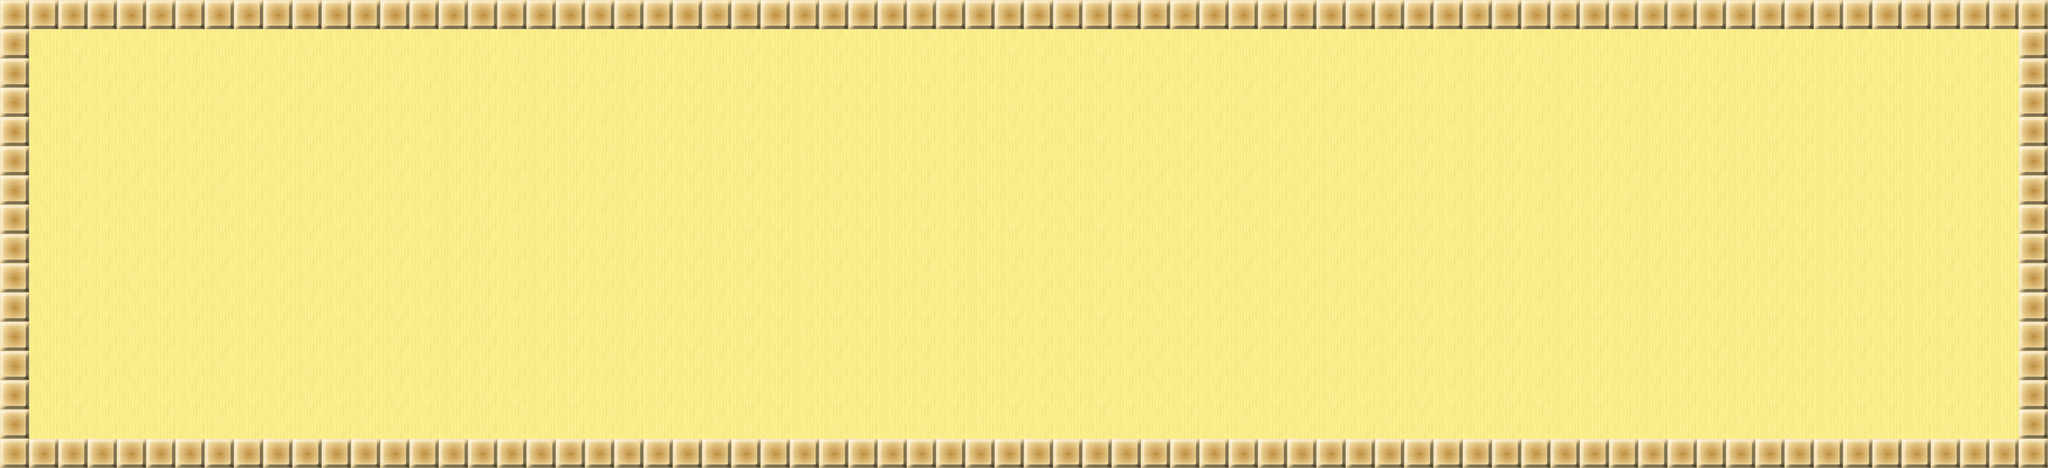

A level layout from a 2D game, rendered from its tile map. Below: a short description, then the map file with tile-grid data replaced by summaries:
An orthogonal 70x16 tile map with 32x32 px tiles, 3 tile layers (CollisionLayer, BackgroundLayer, WallLayer), 2 tilesets.

<map version="1.0" orientation="orthogonal" width="70" height="16" tilewidth="32" tileheight="32">
 <tileset firstgid="1" name="SandTileSet" tilewidth="32" tileheight="32">
  <image source="../../Images/SandTileSet.png" width="96" height="32" />
 </tileset>
 <tileset firstgid="4" name="Collision" tilewidth="32" tileheight="32">
  <image source="../../Images/Collision.png" width="32" height="32" />
 </tileset>
 <layer name="CollisionLayer" width="70" height="16">
  <data>[1120 cells, 168 non-empty, 1 distinct tile ids]</data>
 </layer>
 <layer name="BackgroundLayer" width="70" height="16">
  <data>[1120 cells, 1120 non-empty, 1 distinct tile ids]</data>
 </layer>
 <layer name="WallLayer" width="70" height="16">
  <data>[1120 cells, 168 non-empty, 1 distinct tile ids]</data>
 </layer>
</map>